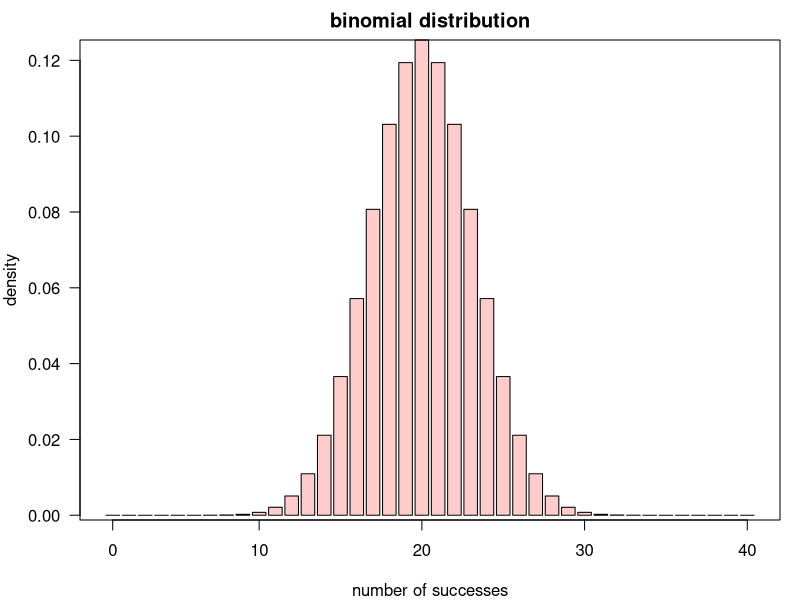
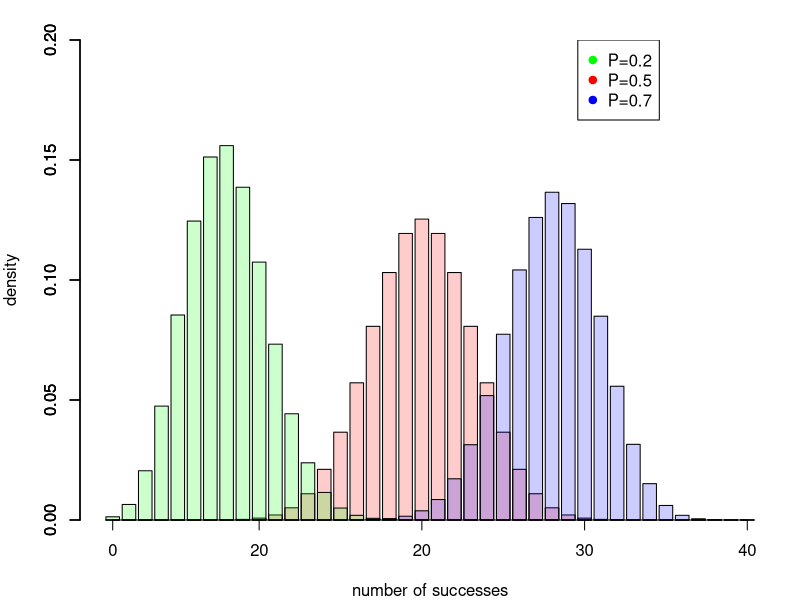

Recreate these plots in R, in order.
## ---- chunk 1
knitr::opts_chunk$set(comment = NA)
knitr::opts_chunk$set( prompt=TRUE ) 

knitr::knit_hooks$set(small.mar = function(before, options, envir) {
    if (before) par(mar = c(2, 2, 1, 1))  # smaller margin on top and right
})

knitr::knit_hooks$set(med.mar = function(before, options, envir) {
    if (before) par(mar = c(4, 4, 1, 1))  # smaller margin on top and right
})

## ---- chunk 2
par(mar=c(4,4,2,1))
x=barplot(dbinom( 1:40, 40, 0.5), col="#ff000033", las=1,
          ylab="density", xlab="number of successes", main="binomial distribution")
axis(1, at=c( x[1], x[10], x[20], x[30], x[40] ), labels=c(0, 10, 20, 30, 40) )
box()
## ---- chunk 3
par(mar=c(4,4,2,1))
x=barplot(dbinom( 1:40, 40, 0.5), ylim=c(0, 0.2), col="#ff000033", ylab="density", 
        xlab="number of successes" )
axis(1, at=c( x[1], x[10], x[20], x[30], x[40] ), labels=c(0, 20, 20, 30, 40) )
barplot(dbinom( 1:40, 40, 0.2), add=TRUE, col="#00ff0033")
barplot(dbinom( 1:40, 40, 0.7), add=TRUE, col="#0000ff33")
legend( 35, 0.2, c("P=0.2","P=0.5", "P=0.7"), col=c("#00ff00","#ff0000", "#0000ff"), pch=19)
